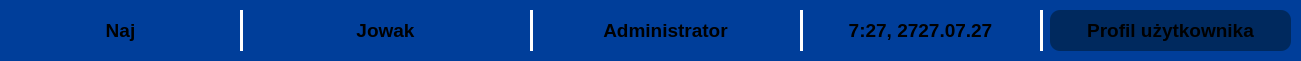
     <widget class="QFrame" name="frame_87">
      <property name="geometry">
       <rect>
        <x>30</x>
        <y>570</y>
        <width>1301</width>
        <height>61</height>
       </rect>
      </property>
      <property name="styleSheet">
       <string notr="true">background-color: rgb(0, 62, 154);
border-radius: 10px;</string>
      </property>
      <property name="frameShape">
       <enum>QFrame::Shape::StyledPanel</enum>
      </property>
      <property name="frameShadow">
       <enum>QFrame::Shadow::Raised</enum>
      </property>
      <widget class="Line" name="line_94">
       <property name="geometry">
        <rect>
         <x>530</x>
         <y>10</y>
         <width>3</width>
         <height>41</height>
        </rect>
       </property>
       <property name="styleSheet">
        <string notr="true">background-color: white;</string>
       </property>
       <property name="orientation">
        <enum>Qt::Orientation::Vertical</enum>
       </property>
      </widget>
      <widget class="Line" name="line_95">
       <property name="geometry">
        <rect>
         <x>1040</x>
         <y>10</y>
         <width>3</width>
         <height>41</height>
        </rect>
       </property>
       <property name="styleSheet">
        <string notr="true">background-color: white;</string>
       </property>
       <property name="orientation">
        <enum>Qt::Orientation::Vertical</enum>
       </property>
      </widget>
      <widget class="QLabel" name="label_130">
       <property name="geometry">
        <rect>
         <x>540</x>
         <y>10</y>
         <width>251</width>
         <height>41</height>
        </rect>
       </property>
       <property name="font">
        <font>
         <pointsize>14</pointsize>
         <bold>true</bold>
        </font>
       </property>
       <property name="layoutDirection">
        <enum>Qt::LayoutDirection::LeftToRight</enum>
       </property>
       <property name="styleSheet">
        <string notr="true"/>
       </property>
       <property name="text">
        <string>Administrator</string>
       </property>
       <property name="textFormat">
        <enum>Qt::TextFormat::RichText</enum>
       </property>
       <property name="alignment">
        <set>Qt::AlignmentFlag::AlignCenter</set>
       </property>
      </widget>
      <widget class="QLabel" name="label_131">
       <property name="geometry">
        <rect>
         <x>10</x>
         <y>10</y>
         <width>221</width>
         <height>41</height>
        </rect>
       </property>
       <property name="font">
        <font>
         <pointsize>14</pointsize>
         <bold>true</bold>
        </font>
       </property>
       <property name="layoutDirection">
        <enum>Qt::LayoutDirection::LeftToRight</enum>
       </property>
       <property name="styleSheet">
        <string notr="true"/>
       </property>
       <property name="text">
        <string>Naj</string>
       </property>
       <property name="textFormat">
        <enum>Qt::TextFormat::RichText</enum>
       </property>
       <property name="alignment">
        <set>Qt::AlignmentFlag::AlignCenter</set>
       </property>
      </widget>
      <widget class="QFrame" name="frame_88">
       <property name="geometry">
        <rect>
         <x>1050</x>
         <y>10</y>
         <width>241</width>
         <height>41</height>
        </rect>
       </property>
       <property name="styleSheet">
        <string notr="true">background-color: rgb(0, 41, 94);
border-radius: 10px;</string>
       </property>
       <property name="frameShape">
        <enum>QFrame::Shape::StyledPanel</enum>
       </property>
       <property name="frameShadow">
        <enum>QFrame::Shadow::Raised</enum>
       </property>
       <widget class="QFrame" name="frame_89">
        <property name="geometry">
         <rect>
          <x>270</x>
          <y>60</y>
          <width>841</width>
          <height>61</height>
         </rect>
        </property>
        <property name="styleSheet">
         <string notr="true">background-color: rgb(0, 62, 154);
border-radius: 10px;</string>
        </property>
        <property name="frameShape">
         <enum>QFrame::Shape::StyledPanel</enum>
        </property>
        <property name="frameShadow">
         <enum>QFrame::Shadow::Raised</enum>
        </property>
       </widget>
       <widget class="QLabel" name="label_132">
        <property name="geometry">
         <rect>
          <x>10</x>
          <y>0</y>
          <width>221</width>
          <height>41</height>
         </rect>
        </property>
        <property name="font">
         <font>
          <pointsize>14</pointsize>
          <bold>true</bold>
         </font>
        </property>
        <property name="layoutDirection">
         <enum>Qt::LayoutDirection::LeftToRight</enum>
        </property>
        <property name="styleSheet">
         <string notr="true"/>
        </property>
        <property name="text">
         <string>Profil użytkownika</string>
        </property>
        <property name="textFormat">
         <enum>Qt::TextFormat::RichText</enum>
        </property>
        <property name="alignment">
         <set>Qt::AlignmentFlag::AlignCenter</set>
        </property>
       </widget>
      </widget>
      <widget class="Line" name="line_96">
       <property name="geometry">
        <rect>
         <x>240</x>
         <y>10</y>
         <width>3</width>
         <height>41</height>
        </rect>
       </property>
       <property name="styleSheet">
        <string notr="true">background-color: white;</string>
       </property>
       <property name="orientation">
        <enum>Qt::Orientation::Vertical</enum>
       </property>
      </widget>
      <widget class="QLabel" name="label_133">
       <property name="geometry">
        <rect>
         <x>810</x>
         <y>10</y>
         <width>221</width>
         <height>41</height>
        </rect>
       </property>
       <property name="font">
        <font>
         <pointsize>14</pointsize>
         <bold>true</bold>
        </font>
       </property>
       <property name="layoutDirection">
        <enum>Qt::LayoutDirection::LeftToRight</enum>
       </property>
       <property name="styleSheet">
        <string notr="true"/>
       </property>
       <property name="text">
        <string>7:27, 2727.07.27</string>
       </property>
       <property name="textFormat">
        <enum>Qt::TextFormat::RichText</enum>
       </property>
       <property name="alignment">
        <set>Qt::AlignmentFlag::AlignCenter</set>
       </property>
      </widget>
      <widget class="QLabel" name="label_134">
       <property name="geometry">
        <rect>
         <x>260</x>
         <y>10</y>
         <width>251</width>
         <height>41</height>
        </rect>
       </property>
       <property name="font">
        <font>
         <pointsize>14</pointsize>
         <bold>true</bold>
        </font>
       </property>
       <property name="layoutDirection">
        <enum>Qt::LayoutDirection::LeftToRight</enum>
       </property>
       <property name="styleSheet">
        <string notr="true"/>
       </property>
       <property name="text">
        <string>Jowak</string>
       </property>
       <property name="textFormat">
        <enum>Qt::TextFormat::RichText</enum>
       </property>
       <property name="alignment">
        <set>Qt::AlignmentFlag::AlignCenter</set>
       </property>
      </widget>
      <widget class="Line" name="line_97">
       <property name="geometry">
        <rect>
         <x>800</x>
         <y>10</y>
         <width>3</width>
         <height>41</height>
        </rect>
       </property>
       <property name="styleSheet">
        <string notr="true">background-color: white;</string>
       </property>
       <property name="orientation">
        <enum>Qt::Orientation::Vertical</enum>
       </property>
      </widget>
      <widget class="QFrame" name="frame_90">
       <property name="geometry">
        <rect>
         <x>760</x>
         <y>60</y>
         <width>1301</width>
         <height>61</height>
        </rect>
       </property>
       <property name="styleSheet">
        <string notr="true">background-color: rgb(0, 62, 154);
border-radius: 10px;</string>
       </property>
       <property name="frameShape">
        <enum>QFrame::Shape::StyledPanel</enum>
       </property>
       <property name="frameShadow">
        <enum>QFrame::Shadow::Raised</enum>
       </property>
       <widget class="Line" name="line_98">
        <property name="geometry">
         <rect>
          <x>530</x>
          <y>10</y>
          <width>3</width>
          <height>41</height>
         </rect>
        </property>
        <property name="styleSheet">
         <string notr="true">background-color: white;</string>
        </property>
        <property name="orientation">
         <enum>Qt::Orientation::Vertical</enum>
        </property>
       </widget>
       <widget class="Line" name="line_99">
        <property name="geometry">
         <rect>
          <x>1040</x>
          <y>10</y>
          <width>3</width>
          <height>41</height>
         </rect>
        </property>
        <property name="styleSheet">
         <string notr="true">background-color: white;</string>
        </property>
        <property name="orientation">
         <enum>Qt::Orientation::Vertical</enum>
        </property>
       </widget>
       <widget class="QLabel" name="label_135">
        <property name="geometry">
         <rect>
          <x>540</x>
          <y>10</y>
          <width>251</width>
          <height>41</height>
         </rect>
        </property>
        <property name="font">
         <font>
          <pointsize>14</pointsize>
          <bold>true</bold>
         </font>
        </property>
        <property name="layoutDirection">
         <enum>Qt::LayoutDirection::LeftToRight</enum>
        </property>
        <property name="styleSheet">
         <string notr="true"/>
        </property>
        <property name="text">
         <string>Administrator</string>
        </property>
        <property name="textFormat">
         <enum>Qt::TextFormat::RichText</enum>
        </property>
        <property name="alignment">
         <set>Qt::AlignmentFlag::AlignCenter</set>
        </property>
       </widget>
       <widget class="QLabel" name="label_136">
        <property name="geometry">
         <rect>
          <x>10</x>
          <y>10</y>
          <width>221</width>
          <height>41</height>
         </rect>
        </property>
        <property name="font">
         <font>
          <pointsize>14</pointsize>
          <bold>true</bold>
         </font>
        </property>
        <property name="layoutDirection">
         <enum>Qt::LayoutDirection::LeftToRight</enum>
        </property>
        <property name="styleSheet">
         <string notr="true"/>
        </property>
        <property name="text">
         <string>Jan</string>
        </property>
        <property name="textFormat">
         <enum>Qt::TextFormat::RichText</enum>
        </property>
        <property name="alignment">
         <set>Qt::AlignmentFlag::AlignCenter</set>
        </property>
       </widget>
       <widget class="QFrame" name="frame_91">
        <property name="geometry">
         <rect>
          <x>1050</x>
          <y>10</y>
          <width>241</width>
          <height>41</height>
         </rect>
        </property>
        <property name="styleSheet">
         <string notr="true">background-color: rgb(0, 41, 94);
border-radius: 10px;</string>
        </property>
        <property name="frameShape">
         <enum>QFrame::Shape::StyledPanel</enum>
        </property>
        <property name="frameShadow">
         <enum>QFrame::Shadow::Raised</enum>
        </property>
        <widget class="QFrame" name="frame_92">
         <property name="geometry">
          <rect>
           <x>270</x>
           <y>60</y>
           <width>841</width>
           <height>61</height>
          </rect>
         </property>
         <property name="styleSheet">
          <string notr="true">background-color: rgb(0, 62, 154);
border-radius: 10px;</string>
         </property>
         <property name="frameShape">
          <enum>QFrame::Shape::StyledPanel</enum>
         </property>
         <property name="frameShadow">
          <enum>QFrame::Shadow::Raised</enum>
         </property>
        </widget>
        <widget class="QLabel" name="label_137">
         <property name="geometry">
          <rect>
           <x>10</x>
           <y>0</y>
           <width>221</width>
           <height>41</height>
          </rect>
         </property>
         <property name="font">
          <font>
           <pointsize>14</pointsize>
           <bold>true</bold>
          </font>
         </property>
         <property name="layoutDirection">
          <enum>Qt::LayoutDirection::LeftToRight</enum>
         </property>
         <property name="styleSheet">
          <string notr="true"/>
         </property>
         <property name="text">
          <string>Profil użytkownika</string>
         </property>
         <property name="textFormat">
          <enum>Qt::TextFormat::RichText</enum>
         </property>
         <property name="alignment">
          <set>Qt::AlignmentFlag::AlignCenter</set>
         </property>
        </widget>
       </widget>
       <widget class="Line" name="line_100">
        <property name="geometry">
         <rect>
          <x>240</x>
          <y>10</y>
          <width>3</width>
          <height>41</height>
         </rect>
        </property>
        <property name="styleSheet">
         <string notr="true">background-color: white;</string>
        </property>
        <property name="orientation">
         <enum>Qt::Orientation::Vertical</enum>
        </property>
       </widget>
       <widget class="QLabel" name="label_138">
        <property name="geometry">
         <rect>
          <x>810</x>
          <y>10</y>
          <width>221</width>
          <height>41</height>
         </rect>
        </property>
        <property name="font">
         <font>
          <pointsize>14</pointsize>
          <bold>true</bold>
         </font>
        </property>
        <property name="layoutDirection">
         <enum>Qt::LayoutDirection::LeftToRight</enum>
        </property>
        <property name="styleSheet">
         <string notr="true"/>
        </property>
        <property name="text">
         <string>7:27, 2727.07.27</string>
        </property>
        <property name="textFormat">
         <enum>Qt::TextFormat::RichText</enum>
        </property>
        <property name="alignment">
         <set>Qt::AlignmentFlag::AlignCenter</set>
        </property>
       </widget>
       <widget class="QLabel" name="label_139">
        <property name="geometry">
         <rect>
          <x>260</x>
          <y>10</y>
          <width>251</width>
          <height>41</height>
         </rect>
        </property>
        <property name="font">
         <font>
          <pointsize>14</pointsize>
          <bold>true</bold>
         </font>
        </property>
        <property name="layoutDirection">
         <enum>Qt::LayoutDirection::LeftToRight</enum>
        </property>
        <property name="styleSheet">
         <string notr="true"/>
        </property>
        <property name="text">
         <string>Nowak</string>
        </property>
        <property name="textFormat">
         <enum>Qt::TextFormat::RichText</enum>
        </property>
        <property name="alignment">
         <set>Qt::AlignmentFlag::AlignCenter</set>
        </property>
       </widget>
       <widget class="Line" name="line_101">
        <property name="geometry">
         <rect>
          <x>800</x>
          <y>10</y>
          <width>3</width>
          <height>41</height>
         </rect>
        </property>
        <property name="styleSheet">
         <string notr="true">background-color: white;</string>
        </property>
        <property name="orientation">
         <enum>Qt::Orientation::Vertical</enum>
        </property>
       </widget>
      </widget>
     </widget>
